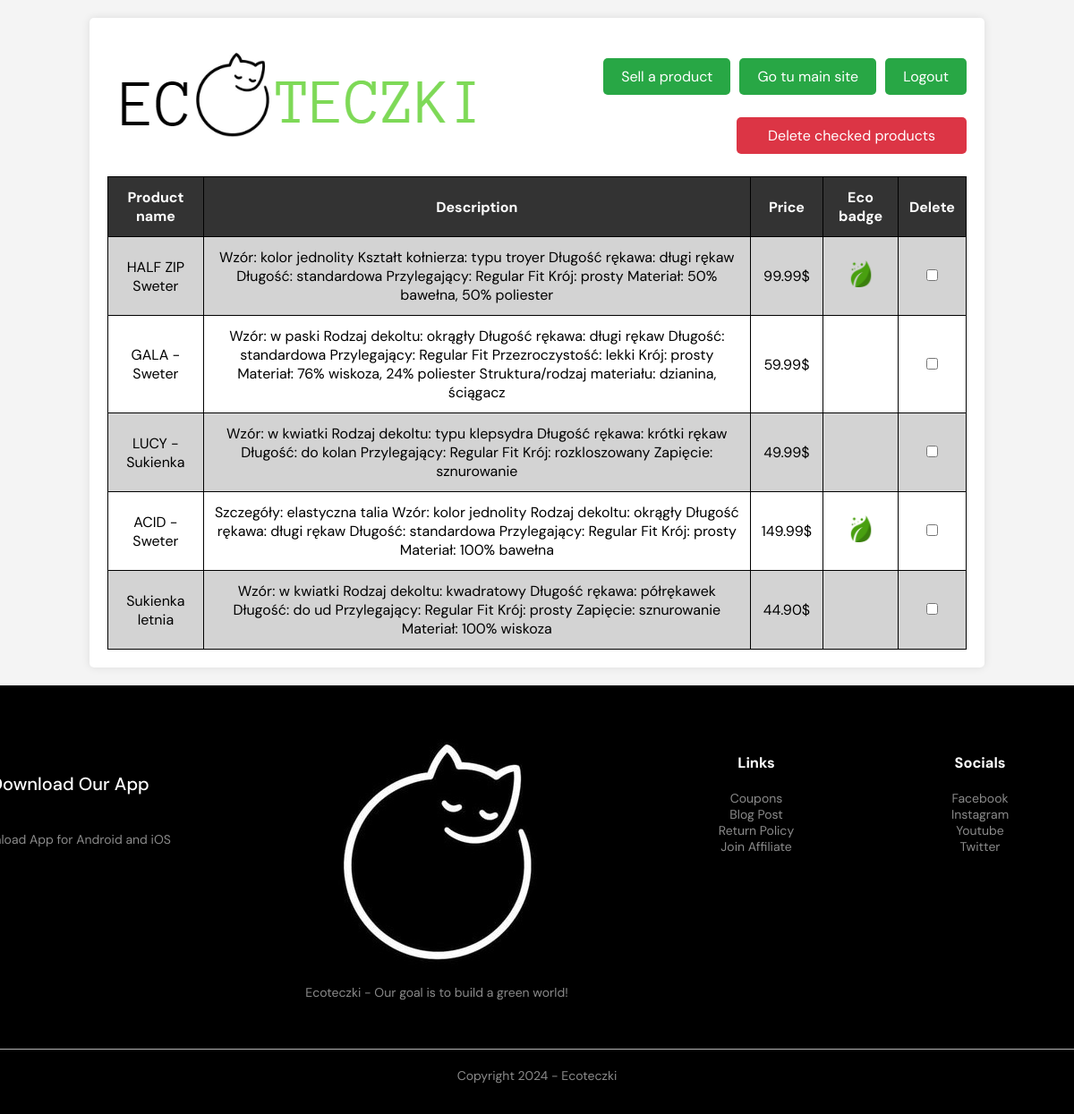
The page /user (signed in) on the database its author committed.
### app.py (models this page shows, shortened)
class Product(db.Model):
    username = mapped_column(ForeignKey(Account.username))
    id = db.Column(db.Integer, nullable=False, primary_key=True, autoincrement=True)
    name = db.Column(db.String, nullable=False)
    gender = db.Column(db.String, nullable=False)
    type = db.Column(db.String, nullable=False)
    description = db.Column(db.String(250), nullable=False)
    price = db.Column(db.Float, nullable=False)
    created_at = db.Column(db.String, nullable=False, default=datetime.utcnow().strftime('%B %d %Y'))
    picture = db.Column(db.String)
    size = db.Column(db.String, nullable=False)
    is_eco = db.Column(db.String)

### app.py (the view)
@app.route("/user", methods=["POST", "GET"])
def user():
    products = Product.query.filter_by(username=session["name"])
    return render_template("userpage.html", products=products)

### templates/userpage.html (shortened to what this page needs)
<!DOCTYPE html>
<html lang="en">
<head>
    <link rel="stylesheet" href="../static/styles/style_user.css">
</head>
<body>
    <div class="site">
        <div class="container">
            <div class='logo'>
                <a href="/"><img src="../static/logo/image.png"></a>
            </div>
            <div style="float:right;">
                    <div class="box">
                        <div class="button-container">
                            <div>
                                    <a class="button2" href="#create">Sell a product</a>
                            </div>
                            <div>
                                <form method="POST" action="/">
                                    <input type="submit" class="button3" value="Go tu main site"/>
                                </form>
                            </div>
                            <div>
                                    <a class="button1" href="#logout">Logout</a>
                            </div>
                        </div>
                        <div class="search-bar-container">
                        <div>
                                <a class="button4" href="#delete">Delete checked products</a>
                        </div>
                    </div>
                </div>
        </div>
            <br>
        <table>
            <form method="POST" action="/delete">
                <tr>
                    <th>Product name</th>
                    <th>Description</th>
                    <th>Price</th>
                    <th>Eco badge</th>
                    <th>Delete</th>
                </tr>
                {% for product in products %}
                    <tr>
                        <td>{{ product.name }}</td>
                        <td>{{ product.description }}</td>
                        <td>{{ '%0.2f'| format(product.price|float)}}$</td>
                        <td>
                        {% if product.is_eco %}
                            <img src="../static/logo/leaf.png" width="30px" height="30px">
                        {% endif %}
                        </td>
                        <td>
                            <label class="check">
                                  <input type="checkbox" name="checked_delete[]" value="{{ product.name }}"/>
                            </label>
                        </td>
                    </tr>
                {% endfor %}
            </form>
        </table>
    </div>
    </div>
<div class="footer">
        <div class = "container_footer">
            <div class ="row">
                <div class = "footer-col-1">
                    <h2>Download Our App</h2>
                    <p>Download App for Android and iOS</p>
                </div>
                <div class="footer-col-2">
                    <img src="../static/logo/tab_logo.jpg">
                    <p>Ecoteczki - Our goal is to build a green world!</p>
                </div>
                <div class = "footer-col-3">
                    <h3>Links</h3>
                    <ul>
                        <li>Coupons</li>
                        <li>Blog Post</li>
                        <li>Return Policy</li>
                        <li>Join Affiliate</li>
                    </ul>
                </div>
                <div class = "footer-col-4">
                    <h3>Socials</h3>
                    <ul>
                        <li>Facebook</li>
                        <li>Instagram</li>
                        <li>Youtube</li>
                        <li>Twitter</li>
                    </ul>
                </div>
            </div>
            <hr>
            <p class="copyright">Copyright 2024 - Ecoteczki</p>
        </div>
    </div>
</body>
</html>

### static/styles/style_user.css (style rules this page uses)
h2 { text-align: center; font-size: 1.25rem; padding: 1em; font-weight: 500; font-family: "DM Sans"; }
body { font-family: "DM Sans"; background-color: #f4f4f4; margin: 0; padding: 0; }
.box { float: right; display: flex; flex-direction: column; }
.container { width: 80%; margin: 20px auto; background-color: #fff; padding: 20px; border-radius: 5px; box-shadow: 0px 0px 10px rgba(0, 0, 0, 0.1); }
.button1, .button2, .button3 { font-size: 1em; padding: 10px 20px; color: #ffffff; background-color: #28a745; border: none; border-radius: 5px; text-decoration: none; cursor: pointer; transition: background-color 0.3s ease; align-content: center; float: right; margin-left: 10px; font-family: "DM Sans"; margin-top: 25px; margin-bottom: 25px; }
.button4 { font-size: 1em; padding: 10px 35px; color: #ffffff; background-color: #dc3545; border: none; border-radius: 5px; text-decoration: none; cursor: pointer; transition: background-color 0.3s ease; align-content: center; float: right; margin-left: 10px; margin-bottom: 25px; font-family: "DM Sans"; }
h2 { text-align: center; font: inherit; font-size: 1.25rem; padding: 1em; font-weight: 500; }
table { width: 100%; border-collapse: collapse; }
th, td { padding: 12px; text-align: center; border: 1px solid #000; }
th { background-color: #333333; color: #ffffff; }
tbody tr:nth-child(even) { background-color: #d3d3d3; }
.search-bar-container { justify-content: right; float: right; }
.button-container { text-align: right; float: right; display: flex; flex-direction: row; }
.logo { float: left; }
.footer { background: #000; color: #8a8a8a; font-size: 14px; padding: 60px 0 20px; display: block; justify-content: center; }
.footer p { color: #8a8a8a; }
.footer h3 { color: #fff; margin-bottom: 20px; margin-left: 40px; }
.footer h2 { color: #fff; margin-bottom: 20px; }
.footer-col-1, .footer-col-2, .footer-col-3, .footer-col-4 { min-width: 250px; margin-bottom: 20px; }
.footer-col-1 { flex-basis: 30%; text-align: center; }
.footer-col-2 { flex: 1; text-align: center; }
.footer-col-3, .footer-col-4 { flex-basis: 12%; text-align: center; }
ul { list-style-type: none; }
.row { display: flex; flex-direction: row; justify-content: center; margin-left: -120px; }
.footer hr { border: none; background: #b5b5b5; height: 1px; margin: 20px 0; }
.copyright { text-align: center; }

### rows shown on the page
Product: name "HALF ZIP Sweter", description "Wzór: kolor jednolity Kształt kołnierza: typu troyer Długość rękawa: długi rękaw Długość: standardowa Przylegający: Regular Fit Krój: prosty Materiał: 50% bawełna, 50% poliester", price "99.99"
Product: name "GALA - Sweter", description "Wzór: w paski Rodzaj dekoltu: okrągły Długość rękawa: długi rękaw Długość: standardowa Przylegający: Regular Fit Przezroczystość: lekki Krój: prosty Materiał: 76% wiskoza, 24% poliester Struktura/rodzaj materiału: dzianina, ściągacz", price "59.99"
Product: name "LUCY - Sukienka", description "Wzór: w kwiatki Rodzaj dekoltu: typu klepsydra Długość rękawa: krótki rękaw Długość: do kolan Przylegający: Regular Fit Krój: rozkloszowany Zapięcie: sznurowanie", price "49.99"
Product: name "ACID - Sweter", description "Szczegóły: elastyczna talia Wzór: kolor jednolity Rodzaj dekoltu: okrągły Długość rękawa: długi rękaw Długość: standardowa Przylegający: Regular Fit Krój: prosty Materiał: 100% bawełna", price "149.99"
Product: name "Sukienka letnia", description "Wzór: w kwiatki Rodzaj dekoltu: kwadratowy Długość rękawa: półrękawek Długość: do ud Przylegający: Regular Fit Krój: prosty Zapięcie: sznurowanie Materiał: 100% wiskoza", price "44.90"
